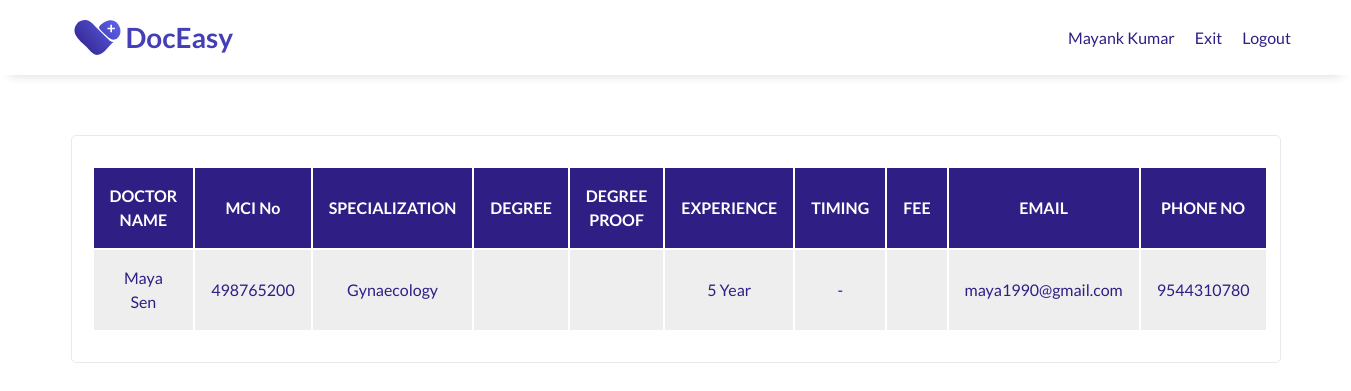
The page /public/historyPage/clinicAvailableDoctor.php (signed in) on the database as committed earlier.
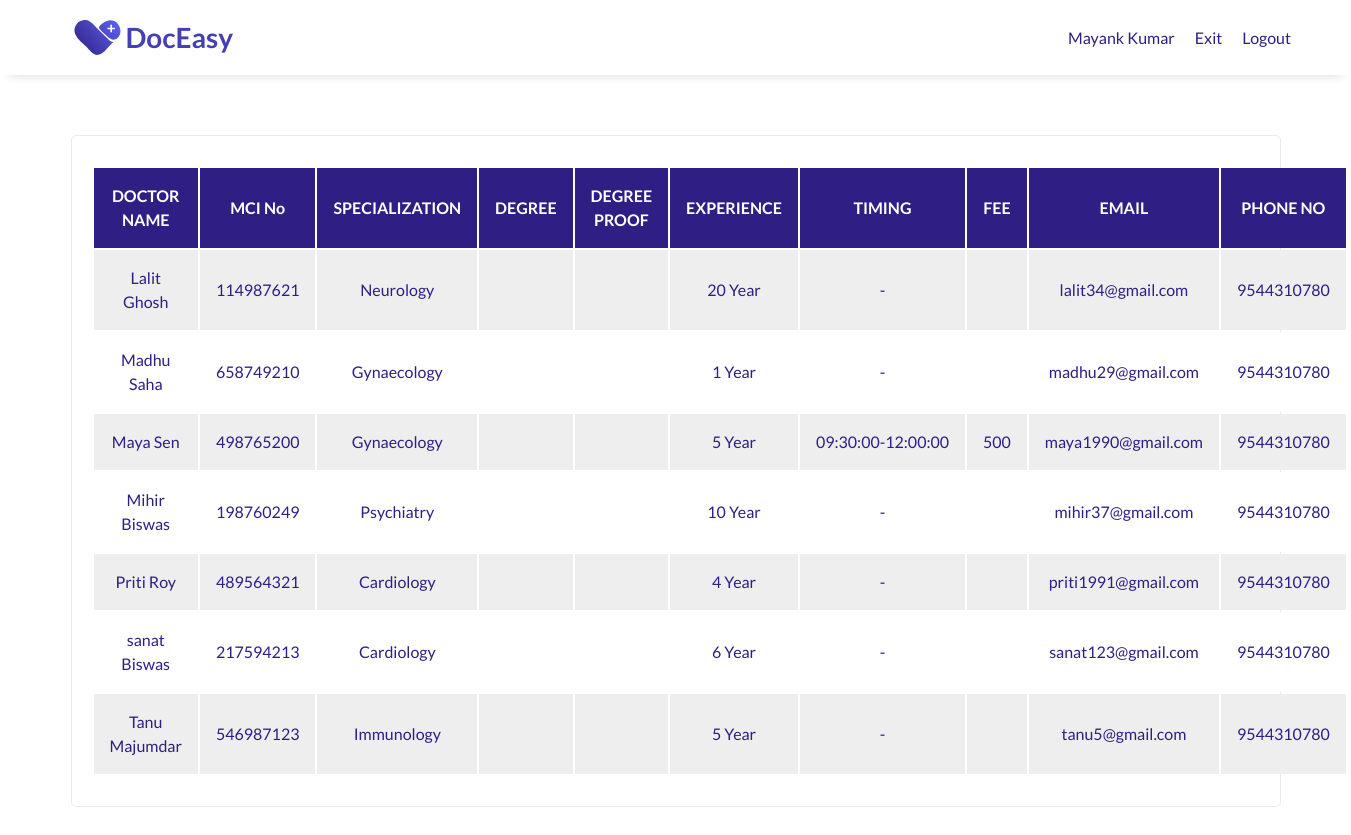
The same page on the database as committed later.
### tables this page shows
CREATE TABLE `management` (
  `m_id` int(2) UNSIGNED NOT NULL,
  `clinic_id` int(4) UNSIGNED DEFAULT NULL,
  `username` varchar(10) NOT NULL,
  `password` int(10) UNSIGNED NOT NULL,
  `full_name` varchar(50) NOT NULL,
  `aadhar_no` bigint(12) UNSIGNED NOT NULL,
  `phn_no` bigint(10) UNSIGNED NOT NULL,
  `Email` varchar(50) NOT NULL
);

CREATE TABLE `doctor` (
  `d_id` int(4) UNSIGNED NOT NULL,
  `clinic_id` int(4) UNSIGNED DEFAULT NULL,
  `username` varchar(10) NOT NULL,
  `password` int(10) UNSIGNED NOT NULL,
  `full_name` varchar(50) NOT NULL,
  `aadhar_no` bigint(12) UNSIGNED NOT NULL,
  `mci_no` int(9) UNSIGNED NOT NULL,
  `dob` date NOT NULL,
  `age` int(2) UNSIGNED NOT NULL,
  `gender` enum('MALE','FEMALE','OTHER') NOT NULL,
  `specialization` varchar(50) NOT NULL,
  `degree` varchar(50) DEFAULT NULL,
  `degree_proof` mediumblob DEFAULT NULL,
  `experience` int(2) UNSIGNED NOT NULL,
  `phn_no` bigint(10) UNSIGNED NOT NULL,
  `email` varchar(50) NOT NULL,
  `start_time` time DEFAULT NULL,
  `end_time` time DEFAULT NULL,
  `fee` int(4) UNSIGNED DEFAULT NULL
);

### public/historyPage/clinicAvailableDoctor.php (the view, shortened to what this page needs)
<?php
include "../config.php";
if ($_SESSION["loggedIn"]) {
?>
    <!DOCTYPE html>
    <html lang="en">
    <head>
        <link rel="stylesheet" type="text/css" href="/assets/css/userHistory.css" />
    </head>
    <body>
        <?php
        $uname =  $_SESSION["uname"];
        $sql = "SELECT *, doctor.full_name AS doctor_name, doctor.email AS d_email
                FROM doctor, clinic, management
                WHERE clinic.id = management.clinic_id AND clinic.id = doctor.clinic_id AND management.username='$uname'
                ORDER BY doctor.full_name";
        $result = $conn->query($sql);
        $row = $result->fetch_assoc();
        if ($row) {
        ?>
            <header id="header">
                <div class="logo">
                    <a href="/index.php">
                        <img class="logo-img" id="header-img" src="/assets/images/doceasy/doceasy-logo.svg" alt="DocEasy logo" />
                    </a>
                </div>
                <nav id="nav-bar">
                    <ul>
                        <li><a class="nav-link" href="#"><?php echo $row["full_name"];  ?></a></li>
                        <li><a class="nav-link" href="/public/dashboard/managementDash.php">Exit</a></li>
                        <li><a class="nav-link" href="/public/logout/managementLogout.php">Logout</a></li>
                    </ul>
                </nav>
            </header>
            <main>
                <section id="table">
                    <div class="container">
                        <div class="card">
                            <table>
                                <tr>
                                    <th>DOCTOR NAME</th>
                                    <th>MCI No</th>
                                    <th>SPECIALIZATION</th>
                                    <th>DEGREE</th>
                                    <th>DEGREE PROOF</th>
                                    <th>EXPERIENCE</th>
                                    <th>TIMING</th>
                                    <th>FEE</th>
                                    <th>EMAIL</th>
                                    <th>PHONE NO</th>
                                </tr>
                                <?php
                                while ($row = $result->fetch_assoc()) {
                                ?>
                                    <tr>
                                        <td> <?php echo $row["doctor_name"]; ?> </td>
                                        <td> <?php echo $row["mci_no"]; ?> </td>
                                        <td> <?php echo $row["specialization"]; ?> </td>
                                        <td> <?php echo $row["degree"]; ?> </td>
                                        <td> <?php echo $row["degree_proof"]; ?> </td>
                                        <td> <?php echo $row["experience"] . " Year"; ?> </td>
                                        <td> <?php echo $row["start_time"] . "-" . $row["end_time"]; ?> </td>
                                        <td> <?php echo $row["fee"]; ?> </td>
                                        <td> <?php echo $row["d_email"]; ?> </td>
                                        <td> <?php echo $row["phn_no"]; ?> </td>
                                    </tr>
                                <?php }
                                ?>
                            </table>
                        </div>
                    </div>
                </section>
            </main>
    </body>
<?php
        } else {
            echo "No record found";
        }
    } else {
        header("Location: /public/login/ManagementLogin.php");
    }
?>
    </html>

### assets/css/userHistory.css (style rules this page uses)
* { margin: 0; padding: 0; box-sizing: border-box; scroll-behavior: smooth; }
html { font-size: 10px; }
body { font-size: 1.6rem; line-height: 1.5; font-family: "Lato", sans-serif; color: #37383a; }
li { list-style: none; }
a { color: #2f1e84; text-decoration: none; }
img { max-width: 100%; height: auto; display: block; }
.logo-img { width: 100%; max-width: 200px; }
.container { display: flex; flex-direction: row; justify-content: center; }
.card { display: flex; flex-direction: column; align-items: ce3nter; text-align: center; width: calc(100% / 1.1); margin: 1.5rem; padding: 3rem 2rem 3rem 2rem; border: 1px solid rgba(55, 56, 58, 0.1); border-radius: 5px; }
header { padding: 0 5rem; width: 100%; position: fixed; top: 0; min-height: 75px; display: flex; justify-content: space-between; align-items: center; background-color: #fff; box-shadow: 0 1rem 1rem -1rem rgba(55, 56, 58, 0.2); }
nav { font-weight: 400; }
nav>ul { display: flex; flex-direction: row; justify-content: space-around; }
nav li { padding: 0px 10px 0px 10px; }
#table { padding: 12rem 1rem; text-align: center; color: #2f1e84; }
td { text-align: center; width: 12em; padding: 1em; }
th { text-align: center; padding: 1em; background-color: #2f1e84; color: white; }
tr { height: 1em; }
table tr:nth-child(even) { background-color: #eee; }
table tr:nth-child(odd) { background-color: #fff; }

Rows that differ between the two databases and show on the page:
added doctor: full_name "Lalit Ghosh", mci_no "114987621", specialization "Neurology", experience "20", email "lalit34@gmail.com", management.phn_no "9544310780"
added doctor: full_name "Madhu Saha", mci_no "658749210", specialization "Gynaecology", experience "1", email "madhu29@gmail.com", management.phn_no "9544310780"
changed doctor "Maya Sen": start_time (not shown) → "09:30:00"; end_time (not shown) → "12:00:00"; fee (not shown) → "500"
added doctor: full_name "Mihir Biswas", mci_no "198760249", specialization "Psychiatry", experience "10", email "mihir37@gmail.com", management.phn_no "9544310780"
added doctor: full_name "Priti Roy", mci_no "489564321", specialization "Cardiology", experience "4", email "priti1991@gmail.com", management.phn_no "9544310780"
added doctor: full_name "sanat Biswas", mci_no "217594213", specialization "Cardiology", experience "6", email "sanat123@gmail.com", management.phn_no "9544310780"
added doctor: full_name "Tanu Majumdar", mci_no "546987123", specialization "Immunology", experience "5", email "tanu5@gmail.com", management.phn_no "9544310780"
